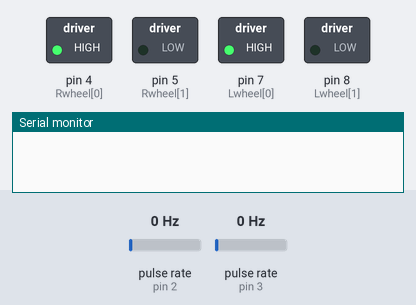
Bench run of a sketch on a simulated Arduino Uno, built with avr-gcc and run on an emulated ATmega328P. Parts: switched loads named in the sketch (green lamp = pin HIGH), the last lines printed to the serial monitor. Wiring (inferred from the names in the program): 2 × pulse sensor: data pin 2 / data pin 3. The test bench sets the inputs (shaded band); at power-on: pulse rate (sensors on pin 2, pin 3) 0 Hz. Pins used as bus, display or sensor lines are not drawn.

Above: at 0.1 s.
At 10.1 s:
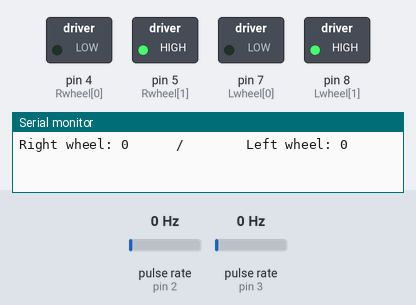
At 34.1 s:
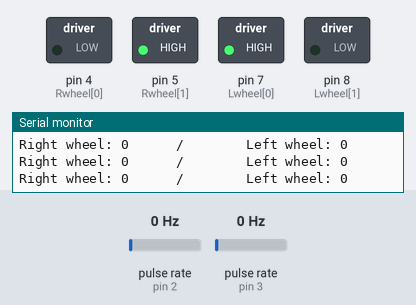
Timing chart, 0 to 35.6 s (numbered marks = the images above):
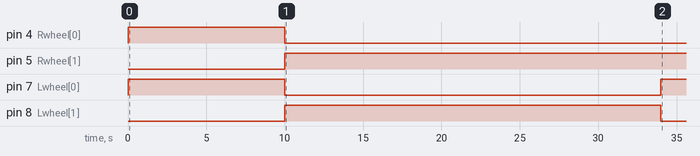

The sketch:

Robot.ino
```cpp
int Rwheel[] = {4, 5};
int Lwheel[] = {7, 8};
int POWER = 6;

int Rencoder = 2;
int Lencoder = 3;

volatile int Rcount = 0;
volatile int Lcount = 0;

void setup() {
  // put your setup code here, to run once:
  pinMode(Rwheel[0], OUTPUT);
  pinMode(Rwheel[1], OUTPUT);
  pinMode(Lwheel[0], OUTPUT);
  pinMode(Lwheel[1], OUTPUT);
  pinMode(POWER, OUTPUT);

  pinMode(Rencoder, INPUT_PULLUP);
  pinMode(Lencoder, INPUT_PULLUP);

  attachInterrupt(digitalPinToInterrupt(Rencoder), countRight, HIGH);
  attachInterrupt(digitalPinToInterrupt(Lencoder), countLeft, HIGH);

  Serial.begin(9600);
}

void loop() {
  // put your main code here, to run repeatedly:

  digitalWrite(POWER, HIGH);

  /*
   * Forward
   */
  forward();

  delay(10000);

  Serial.print("Right wheel: ");
   Serial.print(Rcount);
   Serial.print("      /        ");
   Serial.print("Left wheel: ");
   Serial.println(Lcount);

  /*
   * Reverse
   */
  reverse();

  delay(10000);

  Serial.print("Right wheel: ");
   Serial.print(Rcount);
   Serial.print("      /        ");
   Serial.print("Left wheel: ");
   Serial.println(Lcount);

  /*
   * Speed Control
   */
   speedControl();

   /*
    * Stop
    */
   digitalWrite(POWER, LOW);

   delay(10000);

   Serial.print("Right wheel: ");
   Serial.print(Rcount);
   Serial.print("      /        ");
   Serial.print("Left wheel: ");
   Serial.println(Lcount);

   /*
    * Spin left/right
    */
   spinLeft();

   delay(10000);

   Serial.print("Right wheel: ");
   Serial.print(Rcount);
   Serial.print("      /        ");
   Serial.print("Left wheel: ");
   Serial.println(Lcount);

   spinRight();

   delay(10000);

   Serial.print("Right wheel: ");
   Serial.print(Rcount);
   Serial.print("      /        ");
   Serial.print("Left wheel: ");
   Serial.println(Lcount);

   digitalWrite(POWER, LOW);

   /*
    * Turn left/right
    */
   turnRight();

   delay(10000);

   turnLeft();

   delay(10000);

   digitalWrite(POWER, LOW);

   delay(3000);

   Serial.print("Right wheel: ");
   Serial.print(Rcount);
   Serial.print("      /        ");
   Serial.print("Left wheel: ");
   Serial.println(Lcount);
}

void forward()
{
  digitalWrite(Rwheel[1], LOW);
  digitalWrite(Lwheel[1], LOW);
  digitalWrite(Lwheel[0], HIGH);
  digitalWrite(Rwheel[0], HIGH);
}

void reverse()
{
  digitalWrite(Rwheel[0], LOW);
  digitalWrite(Lwheel[0], LOW);
  digitalWrite(Rwheel[1], HIGH);
  digitalWrite(Lwheel[1], HIGH);
}

void speedControl()
{
  analogWrite(POWER, 200);
   delay(1000);
   analogWrite(POWER, 150);
   delay(1000);
   analogWrite(POWER, 100);
   delay(1000);
   analogWrite(POWER, 50);
   delay(1000);
}

void spinLeft()
{
  digitalWrite(POWER, LOW);

  digitalWrite(Rwheel[0], LOW);
  digitalWrite(Rwheel[1], HIGH);
  digitalWrite(Lwheel[0], HIGH);
  digitalWrite(Lwheel[1], LOW);

  digitalWrite(POWER, HIGH);
}

void spinRight()
{
  digitalWrite(POWER, LOW);

  digitalWrite(Rwheel[0], HIGH);
  digitalWrite(Rwheel[1], LOW);
  digitalWrite(Lwheel[0], LOW);
  digitalWrite(Lwheel[1], HIGH);

  digitalWrite(POWER, HIGH);
}

void turnRight()
{
  digitalWrite(POWER, LOW);

  digitalWrite(Rwheel[0], LOW);
  digitalWrite(Rwheel[1], LOW);
  digitalWrite(Lwheel[0], HIGH);
  digitalWrite(Lwheel[1], LOW);

  digitalWrite(POWER, HIGH);
}

void turnLeft()
{
  digitalWrite(POWER, LOW);

  digitalWrite(Rwheel[0], HIGH);
  digitalWrite(Rwheel[1], LOW);
  digitalWrite(Lwheel[0], LOW);
  digitalWrite(Lwheel[1], LOW);

  digitalWrite(POWER, HIGH);
}

void countRight()
{
  Rcount++;
}

void countLeft()
{
  Lcount++;
}
```

Measured:
- by itself, pin 4 (Rwheel[0]): LOW → HIGH at 0.00 s, → LOW 10.0 s later
- by itself, pin 5 (Rwheel[1]): LOW → HIGH at 10.0 s
- by itself, pin 7 (Lwheel[0]): LOW → HIGH at 0.00 s, → LOW 10.0 s later, → HIGH 24.0 s later
- by itself, pin 8 (Lwheel[1]): LOW → HIGH at 10.0 s, → LOW 24.0 s later
